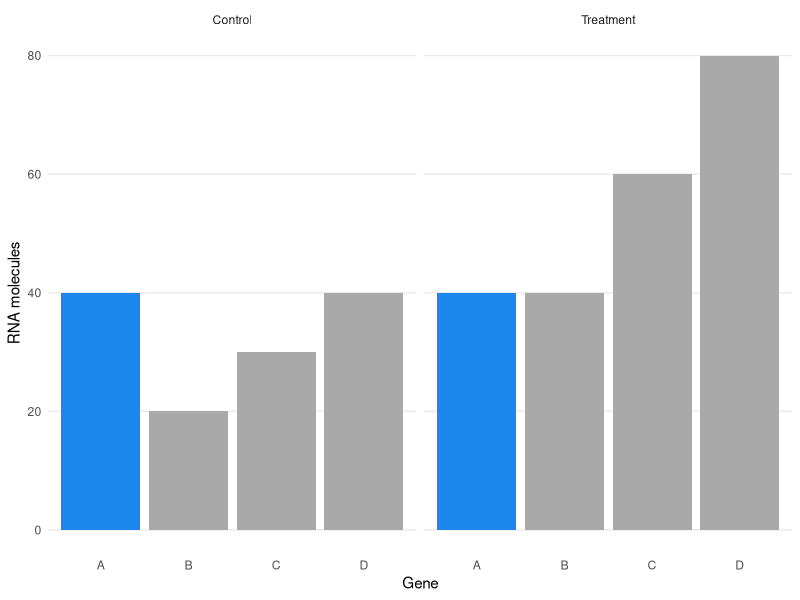
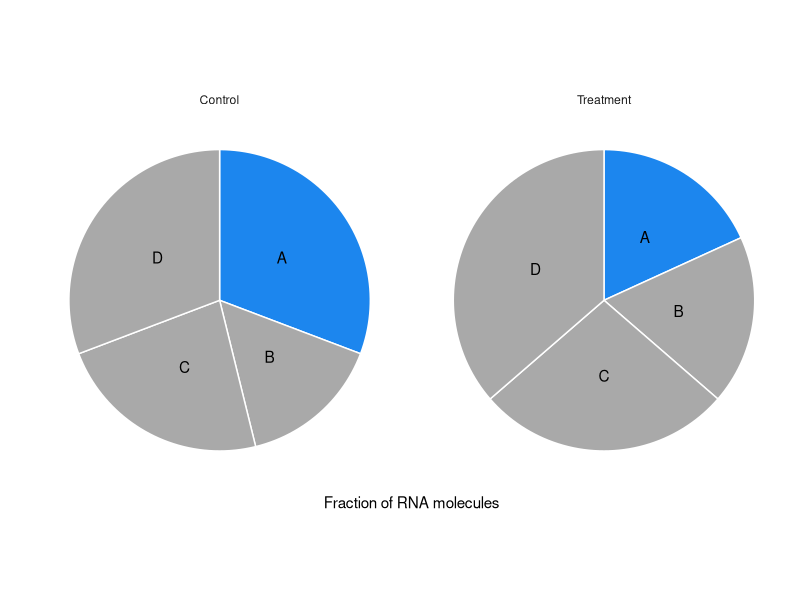

R code for these plots, in order:
## ---- chunk 1
library(dplyr)
library(tidyr)
library(ggplot2)
## ---- chunk 2
theme_set(theme_minimal())

nogrid = function ()
    theme(panel.grid.minor = element_blank(),
          panel.grid.major.x = element_blank())

pie_chart = function ()
    list(coord_polar(theta = 'y', direction = -1),
         theme(axis.text = element_blank(),
               panel.grid = element_blank()))
## ---- chunk 3
mean_fragment_length = 300

counts = tibble(Gene = c('A', 'B', 'C', 'D'),
                Length = c(700, 700, 800, 800),
                Control = c(40, 20, 30, 40),
                Treatment = c(20, 20, 30, 40) * 2) %>%
    gather(Library, Count, -Gene, -Length) %>%
    mutate(EffectiveLength = Length - mean_fragment_length + 1)

counts

gene_colors = c(A = 'dodgerblue2', B = 'darkgrey', C = 'darkgrey', D = 'darkgrey')
## ---- chunk 4
ggplot(counts, aes(x = Gene, y = Count, fill = Gene)) +
    geom_bar(stat = 'identity') +
    facet_wrap(~ Library) +
    scale_fill_manual(values = gene_colors, guide = FALSE) +
    labs(y = 'RNA molecules') +
    nogrid()
## ---- chunk 5
# FIXME: Direction should be clockwise but `direction = 1` does anticlockwise
# on my computer. But labels are clockwise?!
counts %>%
    group_by(Library) %>%
    mutate(Fraction = Count / sum(Count)) %>%
    mutate(LabelPos = sum(Fraction) - (cumsum(Fraction) - Fraction / 2)) %>%
    ggplot(aes(x = '', y = Fraction, fill = Gene)) +
    geom_bar(stat = 'identity', width = 1, color = 'white') +
    geom_text(aes(y = LabelPos, label = Gene)) +
    pie_chart() +
    facet_wrap(~ Library) +
    scale_fill_manual(values = gene_colors, guide = FALSE) +
    labs(x = '', y = 'Fraction of RNA molecules')
